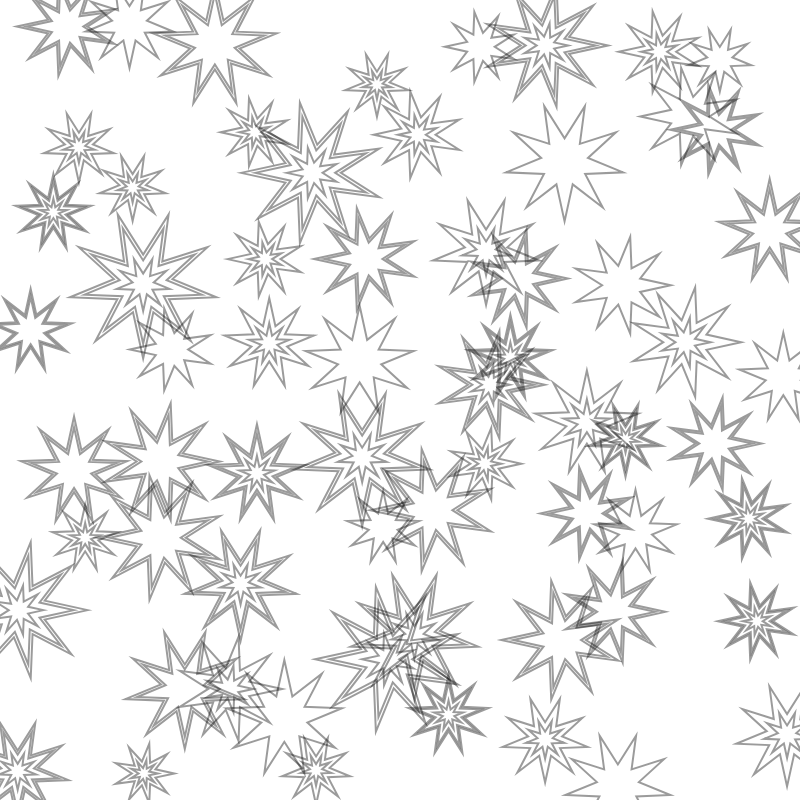
Frame 1 (no input)
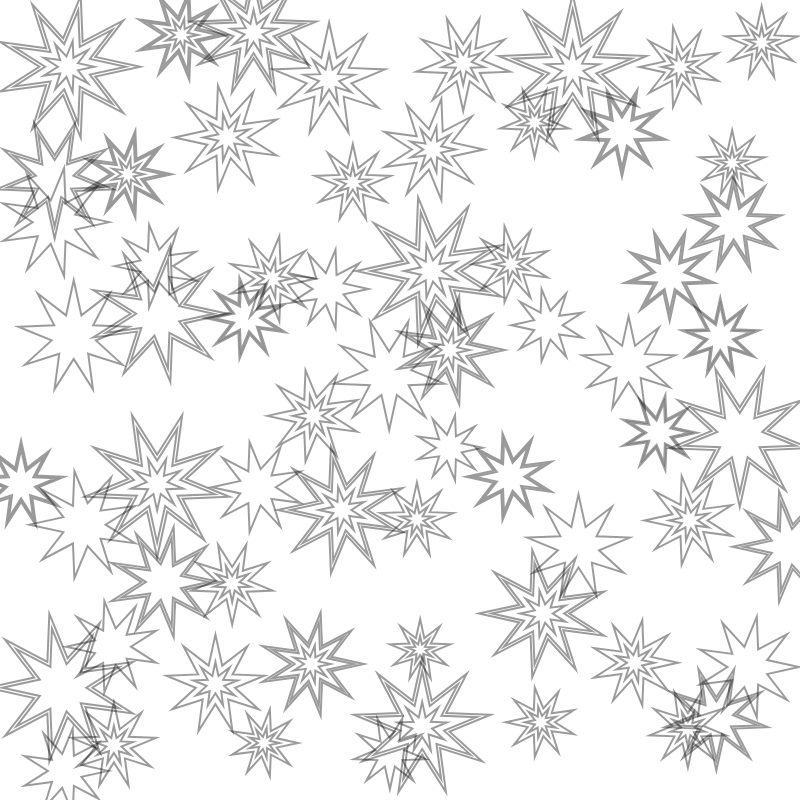
Frame 2 (the mouse pressed at the canvas centre, redrawn once)

The p5.js sketch that drew these frames (run headless with seeded random() and noise() and a simulated clock; the mouse was pressed at the canvas centre and the sketch redrawn once):

// p5.js sketch
// ── sketch.js
function setup() {
  createCanvas(800, 800);
  angleMode(RADIANS);
  noFill();
  noLoop();
  stroke(0, 100);
  strokeWeight(2);
}

// probability (0..1) that a drawn star will include the smaller duplicate inside
const INNER_STAR_PROB = 0.5;
// scale for an outer slightly larger star drawn around the main star
const OUTER_STAR_SCALE = 1.25;
// probability (0..1) that a drawn star will include the outer halo
const OUTER_STAR_PROB = 0.5;

function draw() {
  background(255);
  
  let tileSize = 100;
  let cols = width / tileSize;
  let rows = height / tileSize;
  
  for (let y = 0; y < rows; y++) {
    for (let x = 0; x < cols; x++) {
      // base position of each tile center
      let px = x * tileSize + tileSize / 2;
      let py = y * tileSize + tileSize / 2;
      
      push();
      // add slight random offset so stars cross into neighbor tiles
      let jitterX = random(-tileSize * 0.4, tileSize * 0.4);
      let jitterY = random(-tileSize * 0.4, tileSize * 0.4);
      translate(px + jitterX, py + jitterY);
      
      rotate(HALF_PI * floor(random(4))); // random rotation for Truchet-like variety
      
      let rOuter = random(tileSize * 0.3, tileSize * 0.6);
      // decide per-star whether to draw the smaller inner duplicate and outer halo
      let includeInner = random() < INNER_STAR_PROB;
      let includeOuter = random() < OUTER_STAR_PROB;
      drawNinePointStar(rOuter, includeInner, includeOuter);
      pop();
    }
  }
}

function drawNinePointStar(rOuter, doInner = false, doOuter = false) {
  let rInner = rOuter * 0.4;
  let points = 9;
  let angleStep = TWO_PI / (points * 2);
  
  beginShape();
  for (let i = 0; i < points * 2; i++) {
    let r = (i % 2 === 0) ? rOuter : rInner;
    let x = cos(i * angleStep) * r;
    let y = sin(i * angleStep) * r;
    vertex(x, y);
  }
  endShape(CLOSE);
  // optionally draw a slightly larger outer star (drawn behind the main star)
  if (doOuter && OUTER_STAR_SCALE > 1.0) {
    let rOuterOut = rOuter * OUTER_STAR_SCALE;
    let rInnerOut = rInner * OUTER_STAR_SCALE;
    beginShape();
    for (let i = 0; i < points * 2; i++) {
      let r = (i % 2 === 0) ? rOuterOut : rInnerOut;
      let x = cos(i * angleStep) * r;
      let y = sin(i * angleStep) * r;
      vertex(x, y);
    }
    endShape(CLOSE);
  }

  // optionally draw a smaller duplicate star inside the main one
  if (doInner) {
    // kept the same rotation and center; tweak innerScale to change size
    let innerScale = 0.45;
    let rOuter2 = rOuter * innerScale;
    let rInner2 = rInner * innerScale;

    beginShape();
    for (let i = 0; i < points * 2; i++) {
      let r = (i % 2 === 0) ? rOuter2 : rInner2;
      let x = cos(i * angleStep) * r;
      let y = sin(i * angleStep) * r;
      vertex(x, y);
    }
    endShape(CLOSE);
  }
}
